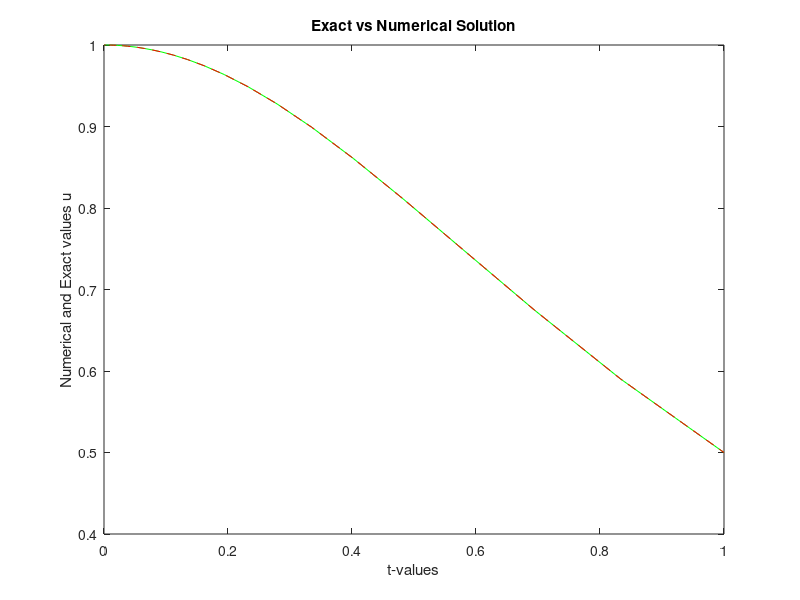

Write the MATLAB code that produced this figure.
%%%%%%%%%%%%%%%%%%%%%%%%%%%%%%%%%%%%%%%%%%%%%%%%%%%%%%%%%%%%%%%%%%%%%%%%%%%
% Numerical Solution of an Initial Value Problem
% using the Second-Order Taylor Series Method
% on a Variable Mesh
%
% Differential Equation:
%     du/dt = -2*t*u^2
%
% Exact Solution:
%     u(t) = 1/(1+t^2)
%
% Numerical Method:
%     Second-Order Taylor Series Method
%     with Variable Mesh
%
% Language:
%     MATLAB
%
% Developed as part of the coursework for
% Numerical Methods for Ordinary Differential Equations
% M.Sc. Applied Mathematics
% South Asian University
%
% Author: Kshitij Bahukhandi
%%%%%%%%%%%%%%%%%%%%%%%%%%%%%%%%%%%%%%%%%%%%%%%%%%%%%%%%%%%%%%%%%%%%%%%%%%%

clear all;  % clear all variables in memory
  N=10; 
  ETA=1.2;
  disp('Variable Mesh Numerical Solution for IVP Using Taylor Series Method');
  disp('    ');
  fprintf('N=%4.2f\n',N);
  disp('  ');
  for I=1:8
    % Formation of variable mesh lengths
       SUM=1.0;
       for L=1:N-1
           SUM=SUM+ETA^L;
       end
       H(2)=1.0/SUM;
       for L=2:N
           H(L+1)=ETA*H(L);
       end 
  % Formation of grid points
    T(1)=0.0;
    for L=2:N+1
          T(L)=T(L-1)+H(L);   
    end 
    T(N+1)=1.0;
    % Exact Solution & RHS function
    for L=1:N+1
        EU(L)= 1.0/(1+T(L)*T(L));  
    end
    % Initial conditions
 %   U(1)=EU(1);
    U(1)=1.0;
     tic  % CPU time starts
    % Solution at advanced time
       for L=1:N
           H0=H(L+1);
           T0=T(L); U0=U(L);
           DU1= -2*T0*U0*U0;
           DU2= -2*(U0*U0+2*T0*U0*DU1);
           DU3= -4*(2*U0*DU1+T0*(DU1*DU1+U0*DU2));
           DU4= -4*(3*DU1*DU1+3*U0*DU2+T0*(3*DU1*DU2+U0*DU3));
      %--- Second order approximation     
           U(L+1)=U(L)+H0*DU1+0.5*H0*H0*DU2;
      %-----Third order approximation
           U(L+1)=U(L)+H0*DU1+0.5*H0*H0*DU2+H0*H0*H0*DU3/6;
      %-----fourth order approximation
           U(L+1)=U(L)+H0*DU1+0.5*H0*H0*DU2+H0*H0*H0*(DU3/6)+H0*H0*H0*H0*(DU4/24);
       end 
  % Calculate Errors
        ERU=abs(U(N+1)-EU(N+1));
     % Print errors
       fprintf('N=%4.2f, ERU=%10.4e\n',N,ERU);
  disp('  ');
  N=2*N;
  end
   toc  % CPU time ends
    % Plot the results
  figure (1);
  plot(T,U,'-g',T,EU,'--r');
  xlabel('t-values');
  ylabel('Numerical and Exact values u');
  title ('Exact vs Numerical Solution')
